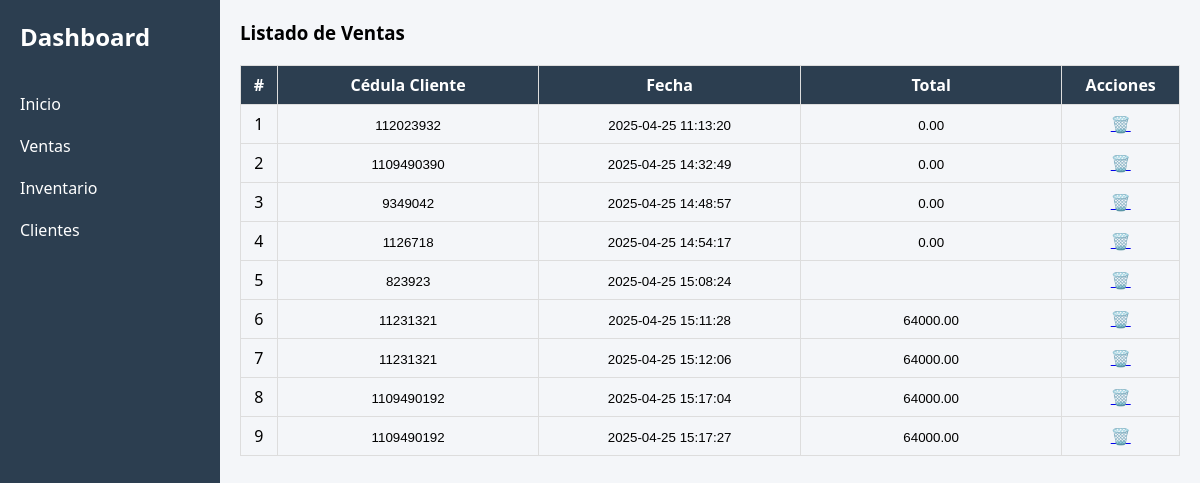
/admin/ventas.php, run on the app's committed database.
### tables this page shows
CREATE TABLE `ventas` (
  `id` int(11) NOT NULL,
  `cedula_cliente` int(11) DEFAULT NULL,
  `fecha` timestamp NOT NULL DEFAULT current_timestamp(),
  `total` decimal(10,2) DEFAULT NULL
);

### admin/ventas.php (the view, shortened to what this page needs)
<?php
$conex = new database();
$con = $conex->conectar();
?>
<!DOCTYPE html>
<html lang="es">
<head>
</head>
<body>
  <div class="sidebar">
    <h2>Dashboard</h2>
    <a href="index.php">Inicio</a>
    <a href="ventas.php">Ventas</a>
    <a href="inventario.php">Inventario</a>
    <a href="clientes.php">Clientes</a>
  </div>
  <div class="main">
    <h3 style="margin-bottom: 20px;">Listado de Ventas</h3>
    <table class="table">
      <thead>
        <tr>
          <th>#</th>
          <th>Cédula Cliente</th>
          <th>Fecha</th>
          <th>Total</th>
          <th>Acciones</th>
        </tr>
      </thead>
      <tbody>
        <?php
        $sql = $con->prepare("SELECT * FROM ventas");
        $sql->execute();
        $ventas = $sql->fetchAll(PDO::FETCH_ASSOC);
        $count = 1;
        foreach ($ventas as $venta) {
        ?>
          <tr>
            <td><?php echo $count++; ?></td>
            <td><input type="text" readonly value="<?php echo $venta['cedula_cliente']; ?>"></td>
            <td><input type="text" readonly value="<?php echo $venta['fecha']; ?>"></td>
            <td><input type="text" readonly value="<?php echo $venta['total']; ?>"></td>
            <td>
              <a href="delete_venta.php?id=<?php echo $venta['id']; ?>" onclick="return confirm('¿Estás seguro de eliminar esta venta?')" title="Eliminar">
                🗑️
              </a>
            </td>
          </tr>
        <?php } ?>
      </tbody>
    </table>
  </div>
</body>
</html>

### admin/ventas.php (style rules this page uses)
* { box-sizing: border-box; margin: 0; padding: 0; }
body { font-family: 'Segoe UI', Tahoma, Geneva, Verdana, sans-serif; display: flex; min-height: 100vh; background: #f4f6f9; }
.sidebar { width: 220px; background: #2c3e50; color: white; padding: 20px; position: fixed; height: 100vh; }
.sidebar h2 { margin-bottom: 30px; }
.sidebar a { display: block; color: white; text-decoration: none; padding: 10px 0; }
.main { margin-left: 220px; flex: 1; padding: 20px; }
.table { width: 100%; border-collapse: collapse; }
.table th, .table td { border: 1px solid #ddd; padding: 8px; }
.table th { background-color: #2c3e50; color: white; text-align: center; }
.table td { text-align: center; }
input[readonly] { border: none; background: transparent; text-align: center; width: 100%; }

### data on the page
ventas: cedula_cliente "112023932", fecha "2025-04-25 11:13:20", total "0.00"
ventas: cedula_cliente "1109490390", fecha "2025-04-25 14:32:49", total "0.00"
ventas: cedula_cliente "9349042", fecha "2025-04-25 14:48:57", total "0.00"
ventas: cedula_cliente "1126718", fecha "2025-04-25 14:54:17", total "0.00"
ventas: cedula_cliente "823923", fecha "2025-04-25 15:08:24"
ventas: cedula_cliente "11231321", fecha "2025-04-25 15:11:28", total "64000.00"
ventas: cedula_cliente "11231321", fecha "2025-04-25 15:12:06", total "64000.00"
ventas: cedula_cliente "1109490192", fecha "2025-04-25 15:17:04", total "64000.00"
ventas: cedula_cliente "1109490192", fecha "2025-04-25 15:17:27", total "64000.00"
